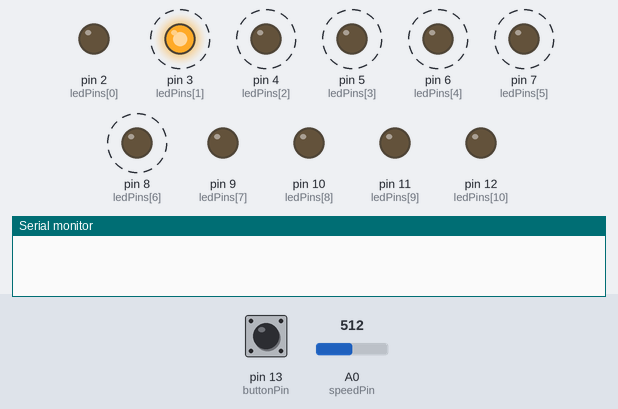
Simulated run of this sketch. Board: Arduino Uno, built with avr-gcc and run on an emulated ATmega328P. On the bench: output pins drawn as LEDs (lit = HIGH), the last lines printed to the serial monitor. Dashed ring = blinking. Inputs (shaded band) come from the test bench; at power-on: A0 (speedPin) = 512, pin 13 (buttonPin) LOW.

Above: at 1.2 s.
1.3 s: A0 (speedPin) set to 122
At 2.4 s:
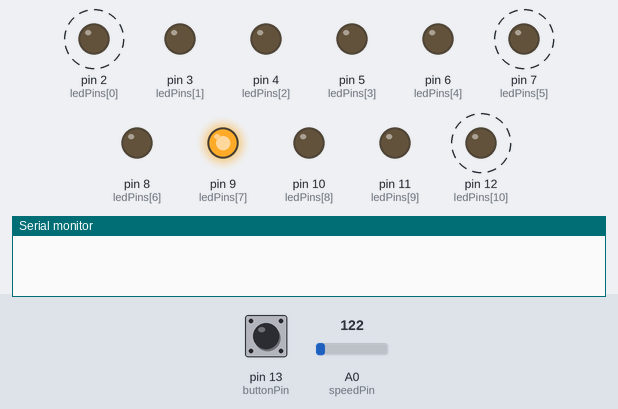
4.3 s: pin 13 (buttonPin) pulled HIGH for 0.15 s
7.4 s: A0 (speedPin) set to 306
At 8.4 s:
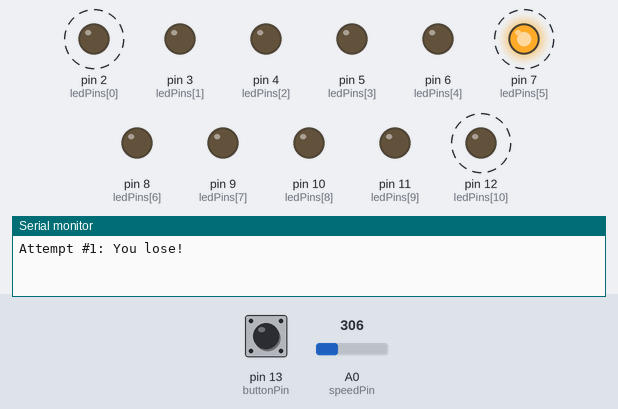
10.4 s: pin 13 (buttonPin) pulled HIGH for 3.2 s
15.1 s: A0 (speedPin) set to 0
At 16.5 s:
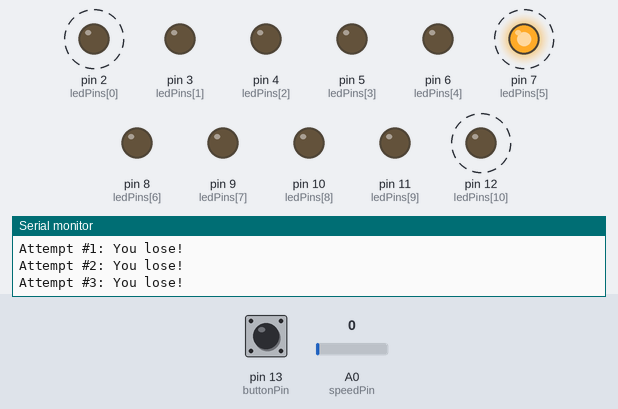
Timing chart, 0 to 65.6 s (numbered marks = the images above; inputs shaded):
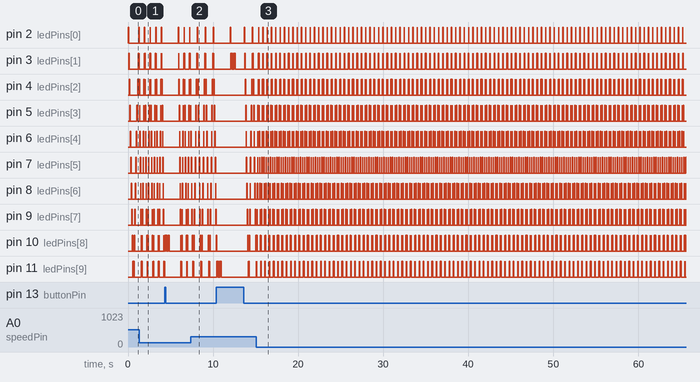

The sketch:

led_arcade_v1.ino
```cpp
// LED Arcade Game v1

int ledPins[11] = {2, 3, 4, 5, 6, 7, 8, 9, 10, 11, 12};
int buttonPin = 13;
int speedPin = A0;

int ledIndex = 0; // index of current led on
int change = 1; // increment/decrement for leds
int buttonState; // button pressed (HIGH/LOW)
int gameSp; // game speed from potentiometer
int gameCount = 0; // number of games played

void setup() {
  Serial.begin(9600);

  for (int i : ledPins) {
    pinMode(i, OUTPUT);
  }

  pinMode(buttonPin, INPUT);
}

void loop() {
  // set game speed from potentiometer
  gameSp = map(analogRead(speedPin), 0, 1023, 25, 100);

  runLed();
  checkButton();
}

// control LED running back and forth
void runLed() {
  digitalWrite(ledPins[ledIndex], HIGH);
  delay(gameSp);
  digitalWrite(ledPins[ledIndex], LOW);

  ledIndex += change;
  if (ledIndex == 10) {
    change = -1;
  }
  else if (ledIndex == 0) {
    change = 1;
  }
}

// check button pressed
void checkButton() {
  buttonState = digitalRead(buttonPin); // read button

  if (buttonState == HIGH) {
    gameCount++;
    Serial.print("Attempt #");
    Serial.print(gameCount);
    Serial.print(": ");

    // player wins if button pressed when middle LED on
    if (ledIndex == 5) {
      win();
    }
    else {
      lose();
    }

    // reset game
    ledIndex = 0;
    change = 1;
    delay(1000);
  }
}

// LED pattern when player wins
void win() {
  Serial.println("You win!");

  digitalWrite(ledPins[5], HIGH);
  for (int j = 0; j < 3; j++) {
    for (int i = 1; i <= 5; i++) {
      digitalWrite(ledPins[5+i], HIGH);
      digitalWrite(ledPins[5-i], HIGH);
      delay(50);
      digitalWrite(ledPins[5+i], LOW);
      digitalWrite(ledPins[5-i], LOW);
    }
    for (int i = 4; i > 1; i--) {
      digitalWrite(ledPins[5+i], HIGH);
      digitalWrite(ledPins[5-i], HIGH);
      delay(50);
      digitalWrite(ledPins[5+i], LOW);
      digitalWrite(ledPins[5-i], LOW);
    }
  }
  digitalWrite(ledPins[5], LOW);
}

// blink LED when player loses
void lose() {
  Serial.println("You lose!");

  for (int i = 0; i < 3; i++) {
    digitalWrite(ledPins[ledIndex], HIGH);
    delay(100);
    digitalWrite(ledPins[ledIndex], LOW);
    delay(100);
  }
}
```

Measured:
- after the input at 1.3 s, pin 2 (ledPins[0]): alternates HIGH for 0.03 s and LOW for 0.63 s, starting after 0.64 s; pin 7 (ledPins[5]): alternates HIGH for 0.03 s and LOW for 0.30 s, starting after 0.14 s; pin 12 (ledPins[10]): alternates HIGH for 0.03 s and LOW for 0.63 s, starting after 0.30 s
- after the input at 7.4 s, pin 2 (ledPins[0]): alternates HIGH for 0.05 s and LOW for 0.90 s, starting after 0.73 s; pin 7 (ledPins[5]): alternates HIGH for 0.05 s and LOW for 0.42 s, starting after 0.49 s; pin 12 (ledPins[10]): alternates HIGH for 0.05 s and LOW for 0.90 s, starting after 0.26 s
- after the input at 15.1 s, pin 2 (ledPins[0]): alternates HIGH for 0.03 s and LOW for 0.48 s, starting after 0.25 s; pin 7 (ledPins[5]): alternates HIGH for 0.03 s and LOW for 0.23 s, starting after 0.13 s; pin 12 (ledPins[10]): alternates HIGH for 0.03 s and LOW for 0.48 s, starting after 0.51 s
- by itself, pin 3 (ledPins[1]): repeats every 0.50 s: LOW 0.03 s, HIGH 0.03 s, LOW 0.43 s, HIGH 0.03 s
- by itself, pin 4 (ledPins[2]): repeats every 0.50 s: LOW 0.08 s, HIGH 0.03 s, LOW 0.38 s, HIGH 0.03 s
- by itself, pin 5 (ledPins[3]): repeats every 0.50 s: LOW 0.13 s, HIGH 0.03 s, LOW 0.33 s, HIGH 0.03 s
- by itself, pin 6 (ledPins[4]): repeats every 0.50 s: LOW 0.18 s, HIGH 0.03 s, LOW 0.28 s, HIGH 0.03 s
- by itself, pin 7 (ledPins[5]): alternates HIGH for 0.06 s and LOW for 0.56 s
